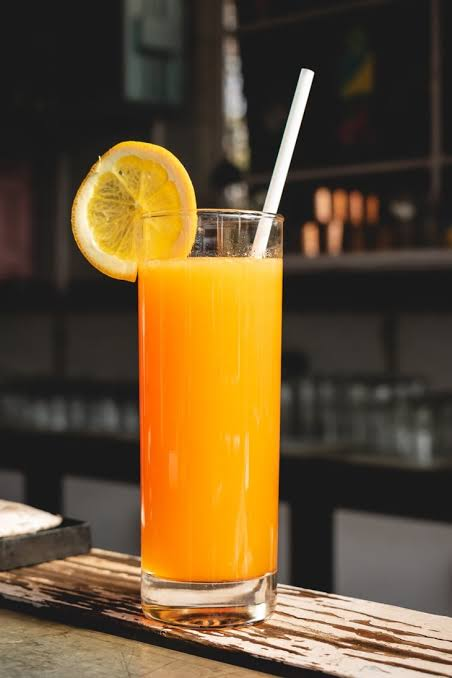
#> input picture gambar jus jeruk.jpg, 452 x 678 px
$ jupyter execute Tugas_6_PCD_Raysha.ipynb
#> lines starting #> are read from the running program, lines starting #| are printed output that depends on the picture
[cell 1]
import cv2
import numpy as np
import matplotlib.pyplot as plt

NAMA_FILE = "gambar jus jeruk.jpg"

img = cv2.imread(NAMA_FILE)
#> img is the input picture: shape (678, 452, 3); mean B, G, R 49.5, 82.1, 104.6
if img is None:
    raise FileNotFoundError(f"Gambar '{NAMA_FILE}' tidak ditemukan!")

# OpenCV membaca warna BGR, Matplotlib butuh RGB
img = cv2.cvtColor(img, cv2.COLOR_BGR2RGB)
tinggi, lebar = img.shape[:2]
#> tinggi = 678; lebar = 452
print("Ukuran citra asli:", lebar, "x", tinggi)
#| Ukuran citra asli: 452 x 678

# ------------------------------------------------------------
# 2. TRANSLATION (menggeser citra)
#    Matriks: [[1, 0, tx], [0, 1, ty]]
#    tx = geser horizontal, ty = geser vertikal (piksel)
# ------------------------------------------------------------
tx, ty = 100, 50
M_trans = np.float32([[1, 0, tx],
                      [0, 1, ty]])
translasi = cv2.warpAffine(img, M_trans, (lebar, tinggi))
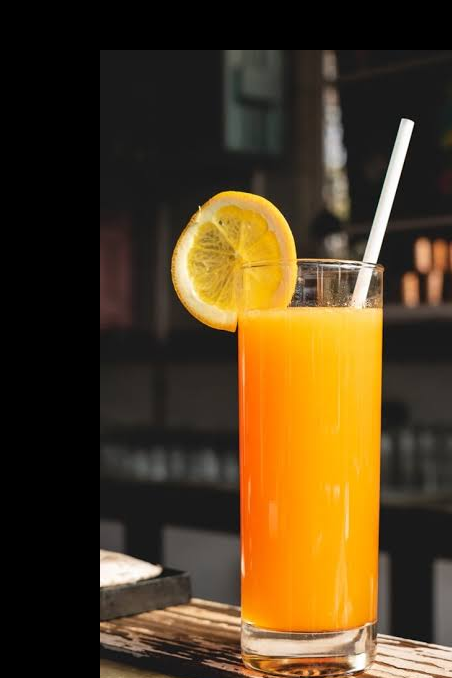
#> translasi: shape (678, 452, 3); mean R, G, B 81.1, 61.4, 31.5

# ------------------------------------------------------------
# 3. SCALING (mengubah ukuran) faktor 0,5 dan 2
# ------------------------------------------------------------
scaling_05 = cv2.resize(img, None, fx=0.5, fy=0.5,
                        interpolation=cv2.INTER_AREA)
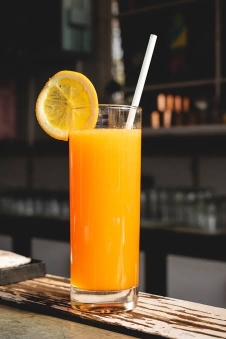
#> scaling_05: shape (339, 226, 3); mean R, G, B 104.7, 82.2, 49.7
scaling_2 = cv2.resize(img, None, fx=2, fy=2,
                       interpolation=cv2.INTER_CUBIC)

# ------------------------------------------------------------
# 4. ROTATION (memutar) sudut 45, 90, 180 derajat
#    Diputar terhadap titik tengah citra.
#    Ukuran kanvas diperbesar agar gambar tidak terpotong.
# ------------------------------------------------------------
def rotasi(citra, sudut):
#> called with sudut = 45
    h, w = citra.shape[:2]
#> h = 678; w = 452
    pusat = (w / 2, h / 2)
#> pusat = (226, 339)
    M = cv2.getRotationMatrix2D(pusat, sudut, 1.0)

    # hitung ukuran kanvas baru
    cos, sin = abs(M[0, 0]), abs(M[0, 1])
#> cos = 0.707; sin = 0.707
    w_baru = int(h * sin + w * cos)
#> w_baru = 799
    h_baru = int(h * cos + w * sin)
#> h_baru = 799

    # geser agar tetap di tengah kanvas baru
    M[0, 2] += (w_baru / 2) - pusat[0]
    M[1, 2] += (h_baru / 2) - pusat[1]
    return cv2.warpAffine(citra, M, (w_baru, h_baru))
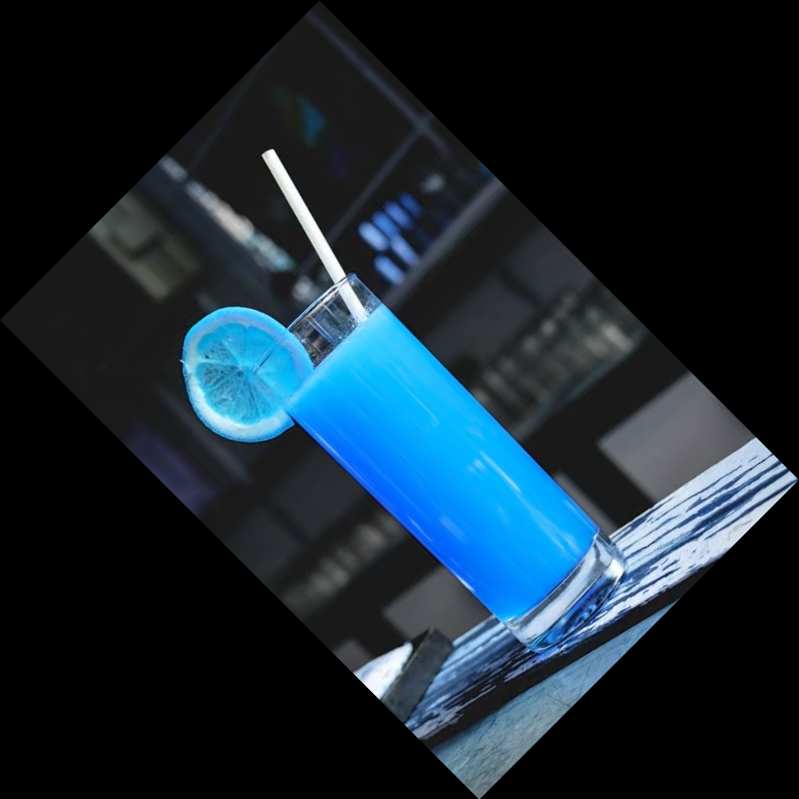
#> returned value: shape (799, 799, 3); mean of channels 0, 1, 2 50.2, 39.4, 23.8; drawn as B, G, R

rotasi_45 = rotasi(img, 45)
rotasi_90 = rotasi(img, 90)
#> call 2 of rotasi, with sudut = 90
#> in rotasi (call 2), `return cv2.warpAffine(citra, M, (w_baru, h_baru))`:
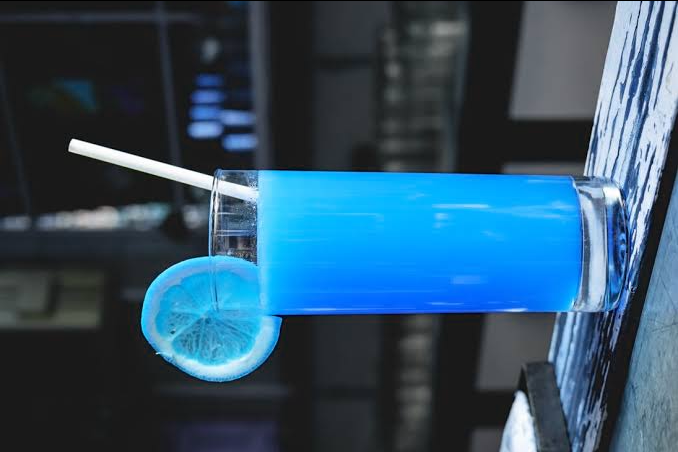
#> returned value: shape (452, 678, 3); mean of channels 0, 1, 2 104.5, 82, 49.4; drawn as B, G, R
rotasi_180 = rotasi(img, 180)
#> call 3 of rotasi, with sudut = 180
#> in rotasi (call 3), `return cv2.warpAffine(citra, M, (w_baru, h_baru))`:
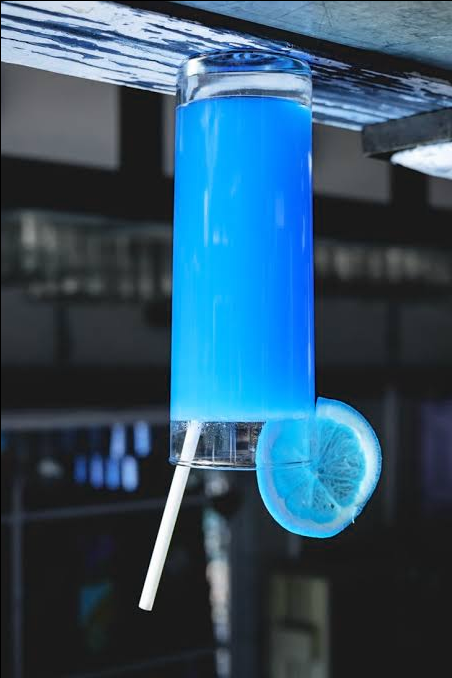
#> returned value: shape (678, 452, 3); mean of channels 0, 1, 2 104.4, 81.9, 49.4; drawn as B, G, R

# ------------------------------------------------------------
# 5. FLIP (mencerminkan)
#    flipCode 1 = horizontal, 0 = vertikal
# ------------------------------------------------------------
flip_h = cv2.flip(img, 1)
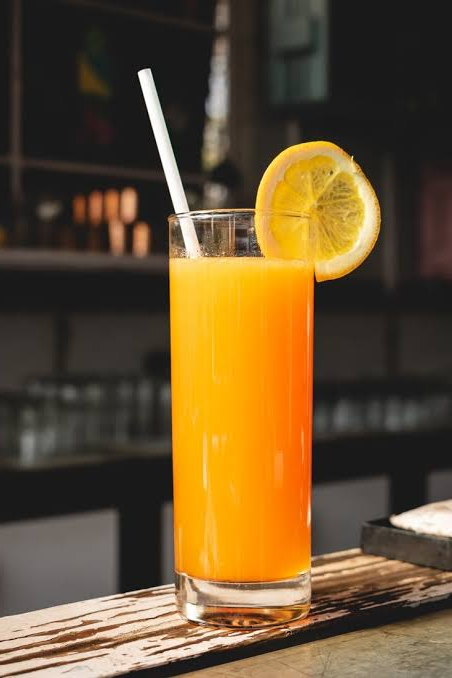
#> flip_h: shape (678, 452, 3); mean R, G, B 104.6, 82.1, 49.5
flip_v = cv2.flip(img, 0)
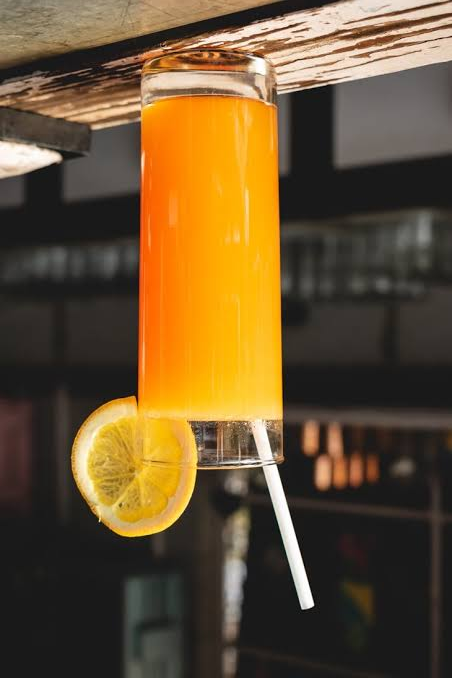
#> flip_v: shape (678, 452, 3); mean R, G, B 104.6, 82.1, 49.5

# ------------------------------------------------------------
# 6. Tampilkan citra asli + seluruh hasil transformasi
# ------------------------------------------------------------
hasil = [
    ("Citra Asli", img),
    (f"Translation (tx={tx}, ty={ty})", translasi),
    ("Scaling 0,5", scaling_05),
    ("Scaling 2", scaling_2),
    ("Rotation 45°", rotasi_45),
    ("Rotation 90°", rotasi_90),
    ("Rotation 180°", rotasi_180),
    ("Horizontal Flip", flip_h),
    ("Vertical Flip", flip_v),
]

plt.figure(figsize=(15, 12))
for i, (judul, gambar) in enumerate(hasil, start=1):
    plt.subplot(3, 3, i)
    plt.imshow(gambar)
    plt.title(judul)
    plt.axis("off")
#> this loop made 9 passes
#> judul on passes 1 to 9: 'Citra Asli', 'Translation (tx=100, ty=50)', 'Scaling 0,5', 'Scaling 2', 'Rotation 45°', 'Rotation 90°', 'Rotation 180°', 'Horizontal Flip', 'Vertical Flip'

plt.tight_layout()
plt.savefig("hasil_transformasi.png", dpi=150)  # untuk lampiran laporan
plt.show()
